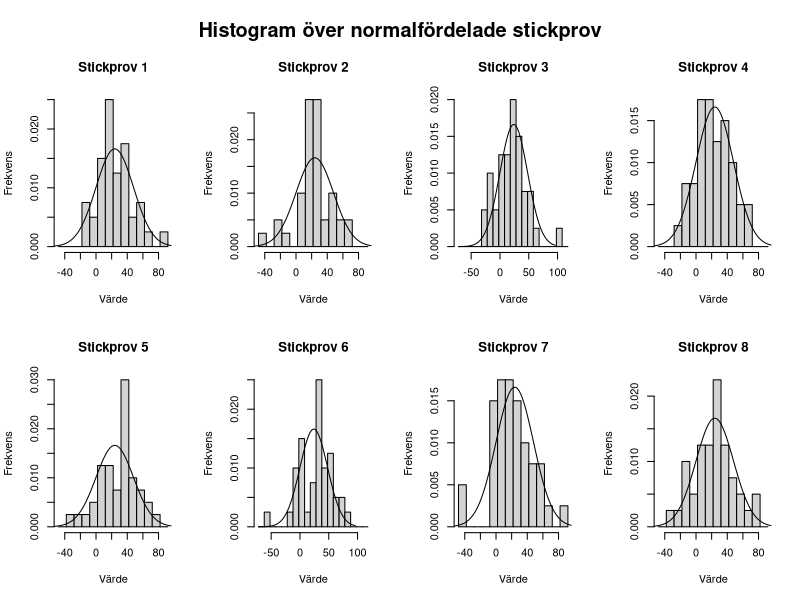
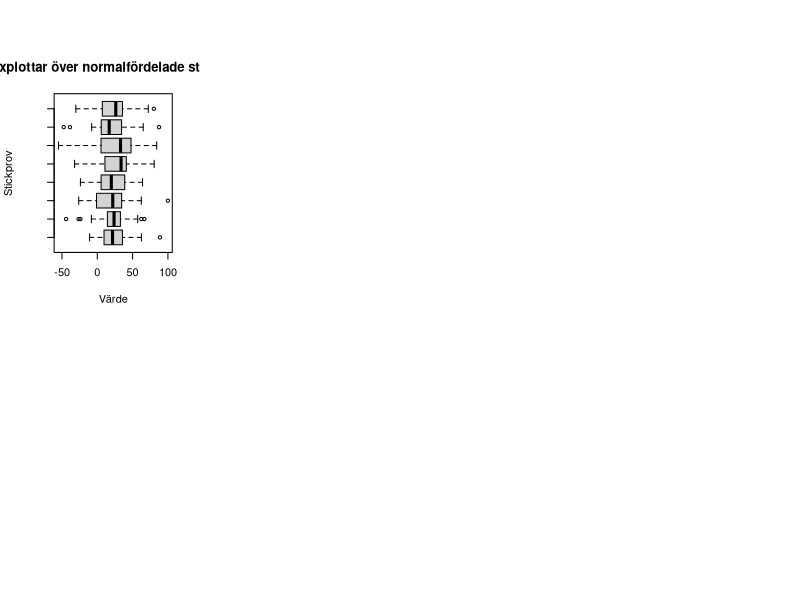
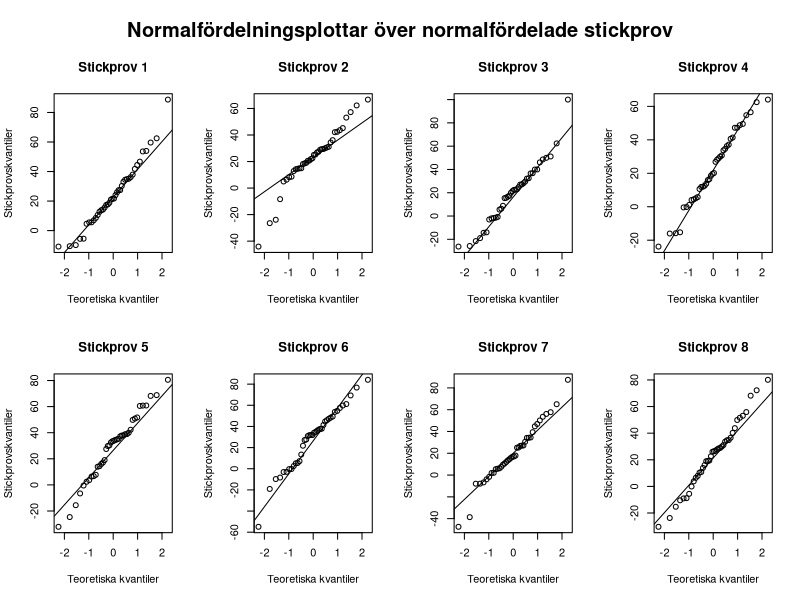
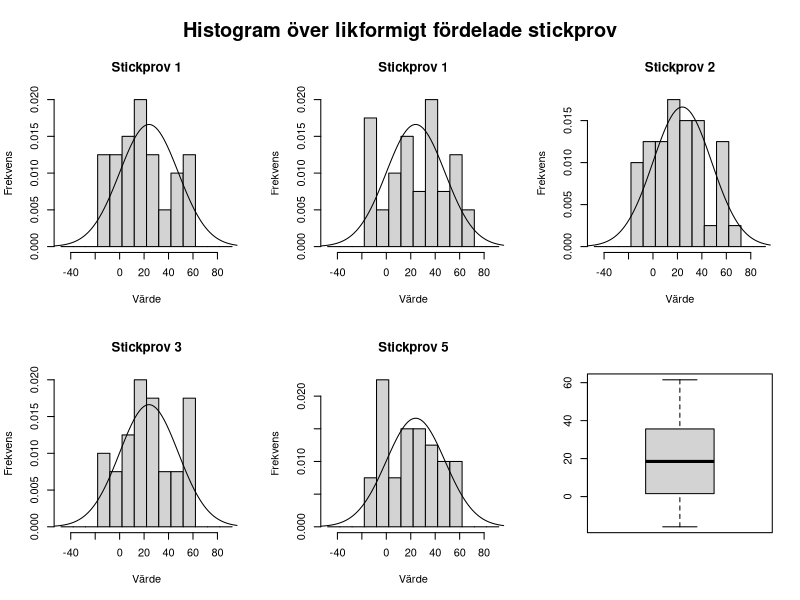
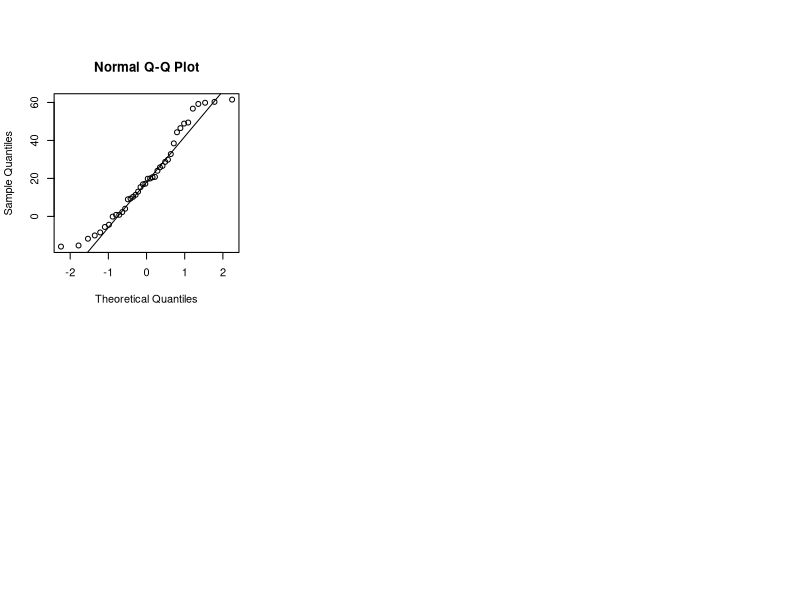

The R source for these figures, in order:
## ---- chunk 1
library(dplyr)
## ---- chunk 2
set.seed(20010310)
normalstickprov1 <- rnorm(40, 24, 24) # antal simulerade värden, väntevärde, standardavvikelse
normalstickprov2 <- rnorm(40, 24, 24) 
normalstickprov3 <- rnorm(40, 24, 24) 
normalstickprov4 <- rnorm(40, 24, 24) 
normalstickprov5 <- rnorm(40, 24, 24) 
normalstickprov6 <- rnorm(40, 24, 24) 
normalstickprov7 <- rnorm(40, 24, 24)
normalstickprov8 <- rnorm(40, 24, 24) 
## ---- chunk 3
old_par <- par(mfrow = c(2,4), oma = c(0,0,3,0))


hist(normalstickprov1,
     breaks = seq(from = -48, to = 96, by = 10),
     xlab = "Värde",
     ylab = "Frekvens",
     main = "Stickprov 1", 
     prob = TRUE) 
x <- seq(from = -72, to = 96, length.out = 100) # Väljer övre och undre -gränser för att täcka hela stickprov2et.
lines(x, dnorm(x, 24, 24)) 

hist(normalstickprov2,
     breaks = seq(from = -48, to = 96, by = 10),
     xlab = "Värde",
     ylab = "Frekvens",
     main = "Stickprov 2", 
     prob = TRUE) 
x <- seq(from = -72, to = 96, length.out = 100) # Väljer övre och undre -gränser för att täcka hela stickprov3et.
lines(x, dnorm(x, 24, 24)) 

hist(normalstickprov3,
     breaks = seq(from = -72, to = 120, by = 10),
     xlab = "Värde",
     ylab = "Frekvens",
     main = "Stickprov 3", 
     prob = TRUE) 
x <- seq(from = -72, to = 96, length.out = 100) # Väljer övre och undre -gränser för att täcka hela stickprov4et.
lines(x, dnorm(x, 24, 24)) 

hist(normalstickprov4,
     breaks = seq(from = -48, to = 96, by = 10),
     xlab = "Värde",
     ylab = "Frekvens",
     main = "Stickprov 4", 
     prob = TRUE) 
x <- seq(from = -72, to = 96, length.out = 100) # Väljer övre och undre -gränser för att täcka hela stickprov5et.
lines(x, dnorm(x, 24, 24)) 

hist(normalstickprov5,
     xlab = "Värde",
     ylab = "Frekvens",
     main = "Stickprov 5", 
     breaks = seq(from = -48, to = 96, by = 10),
     prob = TRUE) 
x <- seq(from = -72, to = 96, length.out = 100) # Väljer övre och undre -gränser för att täcka hela stickprov6et.
lines(x, dnorm(x, 24, 24)) 

hist(normalstickprov6,
     breaks = seq(from = -72, to = 120, by = 10),
     xlab = "Värde",
     ylab = "Frekvens",
     main = "Stickprov 6", 
     prob = TRUE) 
x <- seq(from = -72, to = 96, length.out = 100) # Väljer övre och undre -gränser för att täcka hela stickprovet.
lines(x, dnorm(x, 24, 24)) 

hist(normalstickprov7,
     breaks = seq(from = -48, to = 96, by = 10),
     xlab = "Värde",
     ylab = "Frekvens",
     main = "Stickprov 7",
     prob = TRUE) 
x <- seq(from = -72, to = 96, length.out = 100) # Väljer övre och undre -gränser för att täcka hela stickprovet.
lines(x, dnorm(x, 24, 24)) 

hist(normalstickprov8,
     breaks = seq(from = -48, to = 96, by = 10),
     xlab = "Värde",
     ylab = "Frekvens",
     main = "Stickprov 8",
     prob = TRUE) 
x <- seq(from = -72, to = 96, length.out = 100) # Väljer övre och undre -gränser för att täcka hela stickprovet.
lines(x, dnorm(x, 24, 24)) 

mtext("Histogram över normalfördelade stickprov", outer = TRUE, cex = 1.2, font = 2)
## ---- chunk 4
boxplot(normalstickprov1, normalstickprov2, normalstickprov3, normalstickprov4, normalstickprov5, normalstickprov6, normalstickprov7, normalstickprov8, 
        horizontal = TRUE,
        main = "Boxplottar över normalfördelade stickprov",
        xlab = "Värde",
        ylab = "Stickprov")

## ---- chunk 5
old_par <- par(mfrow = c(2,4), oma = c(0,0,3,0))
qqnorm(normalstickprov1,
      xlab = "Teoretiska kvantiler",
      ylab = "Stickprovskvantiler",
      main = "Stickprov 1")
qqline(normalstickprov1)

qqnorm(normalstickprov2,
      xlab = "Teoretiska kvantiler",
      ylab = "Stickprovskvantiler",
      main = "Stickprov 2")
qqline(normalstickprov2)

qqnorm(normalstickprov3,
      xlab = "Teoretiska kvantiler",
      ylab = "Stickprovskvantiler",
      main = "Stickprov 3")
qqline(normalstickprov3)

qqnorm(normalstickprov4,
      xlab = "Teoretiska kvantiler",
      ylab = "Stickprovskvantiler",
      main = "Stickprov 4")
qqline(normalstickprov4)

qqnorm(normalstickprov5,
      xlab = "Teoretiska kvantiler",
      ylab = "Stickprovskvantiler",
      main = "Stickprov 5")
qqline(normalstickprov5)

qqnorm(normalstickprov6,
      xlab = "Teoretiska kvantiler",
      ylab = "Stickprovskvantiler",
      main = "Stickprov 6")
qqline(normalstickprov6)

qqnorm(normalstickprov7,
      xlab = "Teoretiska kvantiler",
      ylab = "Stickprovskvantiler",
      main = "Stickprov 7")
qqline(normalstickprov7)

qqnorm(normalstickprov8,
      xlab = "Teoretiska kvantiler",
      ylab = "Stickprovskvantiler",
      main = "Stickprov 8")
qqline(normalstickprov8)

mtext("Normalfördelningsplottar över normalfördelade stickprov", outer = TRUE, cex = 1.2, font = 2)
## ---- chunk 6
set.seed(20010310)
likformstickprov1 <- runif(40, 24*(1-sqrt(3)), 24*(1+sqrt(3))) # antal genererade värden, min, max
likformstickprov2 <- runif(40, 24*(1-sqrt(3)), 24*(1+sqrt(3))) 
likformstickprov3 <- runif(40, 24*(1-sqrt(3)), 24*(1+sqrt(3))) 
likformstickprov4 <- runif(40, 24*(1-sqrt(3)), 24*(1+sqrt(3))) 
likformstickprov5 <- runif(40, 24*(1-sqrt(3)), 24*(1+sqrt(3))) 
## ---- chunk 7
old_par <- par(mfrow = c(2,3), oma = c(0,0,3,0))

hist(likformstickprov1,
     breaks = seq(from = -48, to = 96, by = 10),
     xlab = "Värde",
     ylab = "Frekvens",
     main = "Stickprov 1",
     prob = TRUE) 
x <- seq(from = -72, to = 96, length.out = 100) # Väljer övre och undre -gränser för att täcka hela stickprovet.
lines(x, dnorm(x, 24, 24)) # Grafen för Täthetsfunktionen av en normalfördelad slumpvariabel med väntevärde och standardavvikelse  lika med 24

hist(likformstickprov2,
     breaks = seq(from = -48, to = 96, by = 10),
     xlab = "Värde",
     ylab = "Frekvens",
     main = "Stickprov 1",
     prob = TRUE) 
x <- seq(from = -72, to = 96, length.out = 100) 
lines(x, dnorm(x, 24, 24))

hist(likformstickprov3,
     breaks = seq(from = -48, to = 96, by = 10),
     xlab = "Värde",
     ylab = "Frekvens",
     main = "Stickprov 2",
     prob = TRUE) 
x <- seq(from = -72, to = 96, length.out = 100) 
lines(x, dnorm(x, 24, 24))

hist(likformstickprov4,
     breaks = seq(from = -48, to = 96, by = 10),
     xlab = "Värde",
     ylab = "Frekvens",
     main = "Stickprov 3",
     prob = TRUE) 
x <- seq(from = -72, to = 96, length.out = 100) 
lines(x, dnorm(x, 24, 24))

hist(likformstickprov5,
     breaks = seq(from = -48, to = 96, by = 10),
     xlab = "Värde",
     ylab = "Frekvens",
     main = "Stickprov 5",
     prob = TRUE) 
x <- seq(from = -72, to = 96, length.out = 100) 
lines(x, dnorm(x, 24, 24))
mtext("Histogram över likformigt fördelade stickprov", outer = TRUE, cex = 1.2, font = 2)
## ---- chunk 8
boxplot(likformstickprov1)
## ---- chunk 9
qqnorm(likformstickprov1)
qqline(likformstickprov1)
## ---- chunk 10
set.seed(20010310)
e1 <- rexp(100, 1/24) # antal simulerade observationer, 1/väntevärdet
